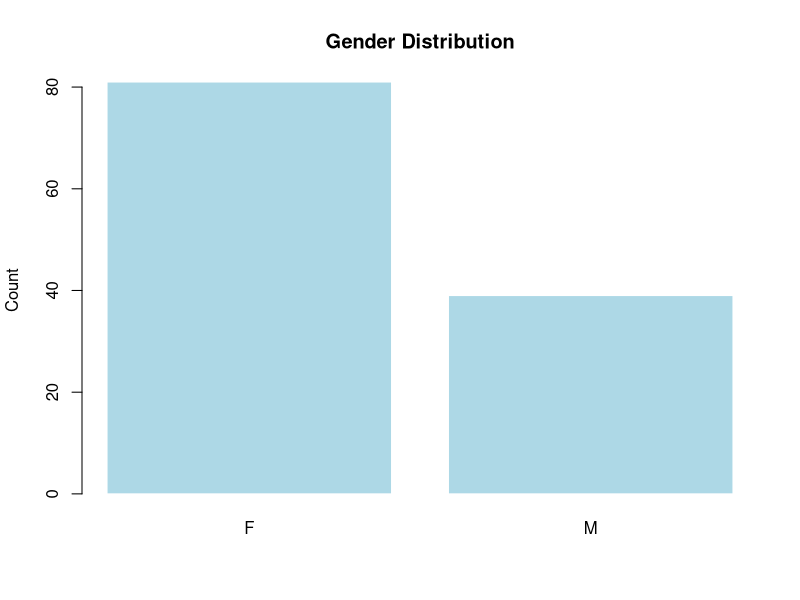

R code for this plot: (Note: this script raises an error after producing the figure.)
## ---- chunk 1
library(readr)
library(dplyr)
## ---- chunk 2
data <- read_csv("../data/student_registrations_clean.csv", show_col_types = FALSE)
glimpse(data)
summary(data)
## ---- chunk 3
gender_tab <- table(data$gender)
gender_tab

barplot(gender_tab,
        main = "Gender Distribution",
        ylab = "Count",
        col = "lightblue",
        border = "white")

round(prop.table(gender_tab), 3)
## ---- chunk 4
set.seed(7)

data_split <- data %>%
  mutate(group = sample(c("A", "B"), n(), replace = TRUE))

data_split %>%
  group_by(group) %>%
  summarise(
    n = n(),
    mean_grade = mean(grade, na.rm = TRUE),
    mean_hours = mean(study_hours, na.rm = TRUE)
  )
## ---- chunk 5
set.seed(42)
sample_data <- sample_n(data, 30)

m <- lm(grade ~ study_hours, data = sample_data)
summary(m)
## ---- chunk 6
cor.test(data$study_hours, data$grade)
## ---- chunk 7
t.test(grade ~ gender, data = data)
## ---- chunk 8
set.seed(10)
m1 <- lm(grade ~ study_hours, data = sample_n(data, 30))

set.seed(99)
m2 <- lm(grade ~ study_hours, data = sample_n(data, 30))

summary(m1)$coefficients
summary(m2)$coefficients
## ---- chunk 9
writeLines(c(
  "Week 5 reproducibility log",
  paste("Date:", Sys.Date()),
  "Seed(s) used: 7, 42, 10, 99"
), con = "../outputs/week5-repro-log.txt")

sessionInfo()
## ---- chunk 10
file.exists("../outputs/week5-repro-log.txt")
